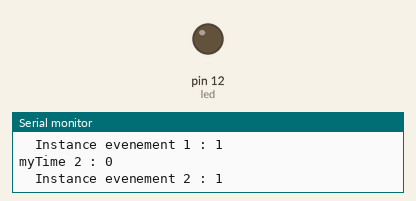
A sketch run on a simulated Arduino Mega 2560, built with avr-gcc and run on an emulated ATmega2560. On the bench: output pins drawn as LEDs (lit = HIGH), the last lines printed to the serial monitor.

Above: at 0.1 s.
At 14.0 s:
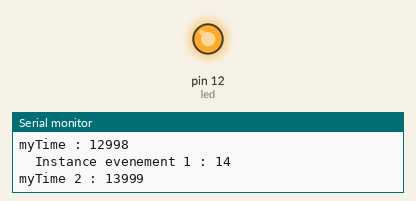
Timing chart, 0 to 40.0 s (numbered marks = the images above):
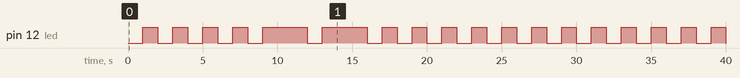

Measured:
- by itself, pin 12 (led): goes 4 × (HIGH 1.0 s, LOW 1.0 s), HIGH 3.0 s, LOW 1.0 s, HIGH 3.0 s, 12 × (LOW 1.0 s, HIGH 1.0 s), then LOW

The sketch:

Synchro_IT_Timer.ino
```cpp
// Fichier Synchro_IT_Timer.ino
// Exemple de mise en oeuvre de gestion temporelle d'événements
//  en utilisant les IT Timer3

#include "Evenement1.h"
#include "Evenement2.h"

#define T_EVNT1 4 // Période de gestion de l'événémént 1
#define T_EVNT2 8 // Période de gestion de l'événémént 2
#define TCNT3_TIMER3 61630U // Période entre 2 IT Timer3 sur Overflow registre de comptage (environ 0.25s)

volatile int T_Time_Out_Evenement1 = 0;
volatile int T_Time_Out_Evenement2 = 0;
int Id_instance_Evnt1 = 0, Id_instance_Evnt2 = 0;
unsigned long myTime = 0;

/*--------------------------------------------------------------------------------------------*/
// Routine d'IT TImer3 sur Overflow registre de comptage
ISR(TIMER3_OVF_vect)
{
  TIMSK3 &= B11111110; // Bloquer les IT Timer 3

  T_Time_Out_Evenement1 --;
  T_Time_Out_Evenement2 --;

  TIFR3 |= B00000001; // Réarmer à 1 le flag TOV1 de l'IT Timer 3
  TCNT3 = TCNT3_TIMER3; // Recharger le registre de comptage du Timer 3
  TIMSK3 |= B0000001; // Autoriser les IT Timer 3
  SREG |= B10000000; // Autoriser toutes les IT/
}
/*--------------------------------------------------------------------------------------------*/
const int led = 12;
void setup ()
{
  Serial.begin (115200);
  pinMode(led,OUTPUT);

	// Initialisation des registres du Timer3
  //  - Définition d'une base de temps de 0.25s
  //  - Utilisation Timer3 avec IT sur débordement du registre de comptage
  noInterrupts(); // Bloquer toutes les interruptions
  TCCR3A = B00000000; // TCCR3A = Ox00 Mode normal
  TCCR3B = B00000000; // Mode normal, Timer 3 arrété
  TCCR3C = 0B00000000;
  TIFR3 |= B00000001; // Pour que les IT Timer 3 puissent être prises en compte; Mise à 1 du bit TOV1
  TIMSK3 |= B00000001; // Pour autoriser les IT sur débordement Timer 3; Mise à 1 du bit TOEI1
  TCNT3 = TCNT3_TIMER3; // Charger le contenu du registre de comptage du Timer 3
  interrupts (); // Autoriser toutes les interruptions
  TCCR3B |= B00000101; // Pour définir valeur de prescaler Timer 3 à 1024 et démarrer le compteur

  myTime = millis();
  Serial.print ("myTime : ");
  Serial.println (myTime);
  Serial.println ("Fin setup");
}

void loop ()
{
	if (T_Time_Out_Evenement1 <= 0)
	{
   digitalWrite(led, HIGH);
	  Tache1 ();
    T_Time_Out_Evenement1 = T_EVNT1;
	}

  if (T_Time_Out_Evenement2 <= 0)
  {
     digitalWrite(led, LOW);
    Tache2 ();
    T_Time_Out_Evenement2 = T_EVNT2;
  }
}
```

Evenement1.cpp
```cpp
// Fichier Evenement1.c
// Gestion de l'action événement1

#include <Arduino.h>

extern int Id_instance_Evnt1;
extern unsigned long myTime;

void Tache1 (void)
{
  Id_instance_Evnt1 ++;
  myTime = millis();
  Serial.print ("myTime : ");
  Serial.println (myTime);
  Serial.print ("\tInstance evenement 1 : ");
  Serial.println (Id_instance_Evnt1);
}
```

Evenement1.h
```cpp
// Fichier Evenement1.h

void Tache1 (void);
```

Evenement2.cpp
```cpp
// Fichier Evenement2.c
// Gestion de l'action événement1

#include <Arduino.h>

extern int Id_instance_Evnt2;
extern unsigned long myTime;

void Tache2 (void)
{
  Id_instance_Evnt2 ++;
  myTime = millis();
  Serial.print ("myTime 2 : ");
  Serial.println (myTime);
  Serial.print ("\tInstance evenement 2 : ");
  Serial.println (Id_instance_Evnt2);
}
```

Evenement2.h
```cpp
// Fichier Evenement2.h

void Tache2 (void);
```
